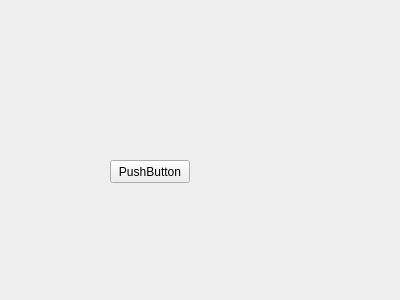
<?xml version="1.0" encoding="UTF-8"?>
<ui version="4.0">
 <class>Widget</class>
 <widget class="QWidget" name="Widget">
  <property name="geometry">
   <rect>
    <x>0</x>
    <y>0</y>
    <width>400</width>
    <height>300</height>
   </rect>
  </property>
  <property name="windowTitle">
   <string>Widget</string>
  </property>
  <widget class="QPushButton" name="pushButton">
   <property name="geometry">
    <rect>
     <x>110</x>
     <y>160</y>
     <width>80</width>
     <height>23</height>
    </rect>
   </property>
   <property name="text">
    <string>PushButton</string>
   </property>
  </widget>
 </widget>
 <layoutdefault spacing="6" margin="11"/>
 <resources/>
 <connections/>
</ui>
